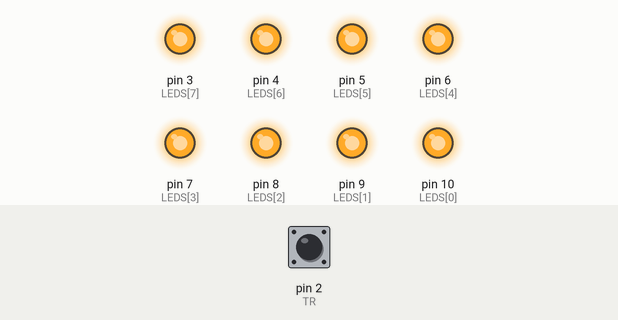
The sketch below on a simulated Arduino Uno, built with avr-gcc and run on an emulated ATmega328P. Parts: output pins drawn as LEDs (lit = HIGH). Inputs (shaded band) come from the test bench; at power-on: pin 2 (TR) LOW.

Above: at 1.2 s.
1.3 s: pin 2 (TR) driven HIGH
At 1.59 s:
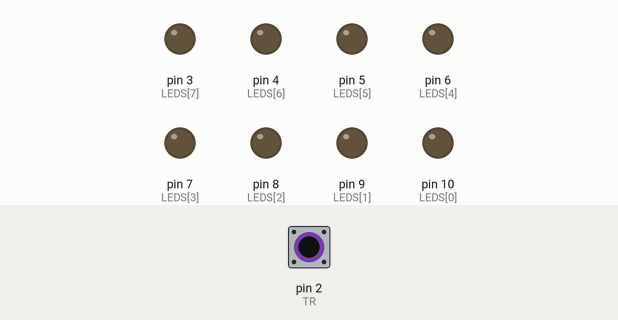
4.3 s: pin 2 (TR) pulsed LOW 2 times (0.12 s each, 0.3 s apart)
At 5.4 s:
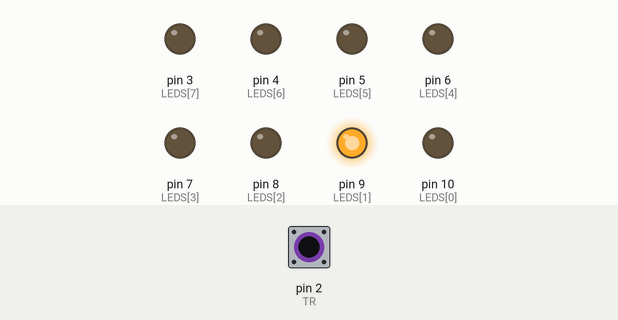
7.3 s: pin 2 (TR) pulsed LOW 5 times (0.12 s each, 0.3 s apart)
At 10.2 s:
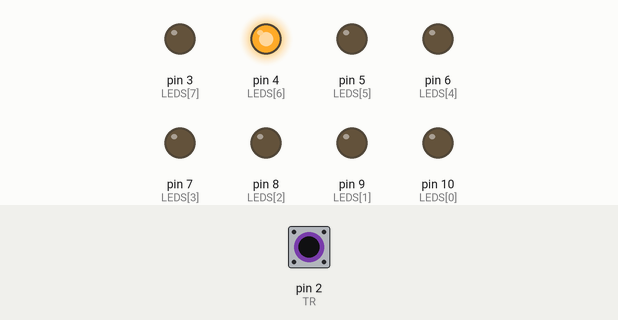
Timing chart, 0 to 11.7 s (numbered marks = the images above; inputs shaded):
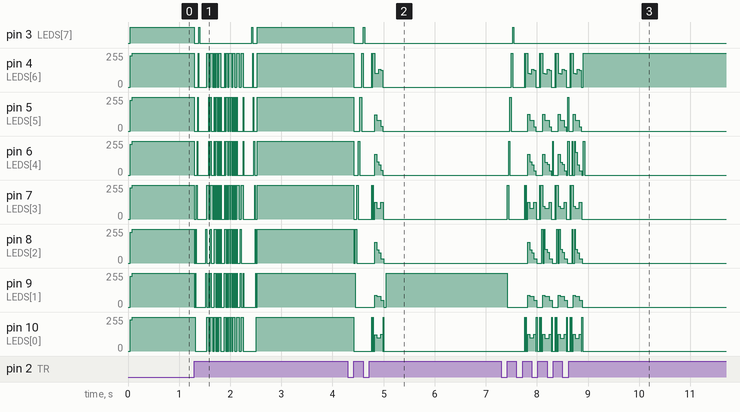

The sketch:

sketch.ino
```cpp
const byte TR = 2;								// Phototransistor pin
const byte LEDS[8] = {10, 9, 8, 7, 6, 5, 4, 3}; //{3, 4, 5, 6, 7, 8, 9, 10}; // LED pins

// Nudes
byte outputArray[100] = {255, 1, 2, 4, 8, 16, 32, 64, 128, 0, 0, 0, 0, 0, 0, 0, 0, 0, 0, 6, 73, 73, 73, 50, 0, 0, 127, 73, 73, 73, 0, 0, 127, 7, 28, 112, 127, 0, 0, 127, 65, 65, 62, 0, 0, 0, 0, 0, 127, 7, 28, 112, 127, 0, 0, 127, 64, 64, 127, 0, 0, 127, 65, 65, 62, 0, 0, 127, 73, 73, 73, 0, 0, 6, 73, 73, 73, 50, 0, 0, 0, 0, 0, 0, 0, 0, 0, 0, 0, 0, 0, 128, 64, 32, 16, 8, 4, 2, 1, 255};
// Test
//byte outputArray[100] = {129, 66, 36, 24, 24, 36, 66, 129, 66, 36, 24, 24, 36, 66, 129, 4, 4, 20, 20, 84, 80, 80, 64, 64, 64, 64, 0, 0, 0, 0, 0, 255, 9, 9, 9, 9, 0, 0, 126, 129, 129, 129, 129, 126, 0, 3, 14, 56, 96, 192, 96, 56, 14, 3, 0, 0, 0, 0, 0, 254, 130, 186, 170, 162, 190, 128, 255, 0, 0, 0, 0, 0, 0, 0, 64, 64, 64, 64, 80, 80, 84, 20, 20, 4, 4, 129, 66, 36, 24, 24, 36, 66, 129, 66, 36, 24, 24, 36, 66, 129};

const unsigned long interruptLapBounceMcs = 50000; // prevent fake interrupts; 0,05s = 1200 RPM MAX; Larger bounce -> Lower Speed
const byte extraStepsOffset = 5;				   // offset to display last array element

volatile bool rotateLap = false;
volatile unsigned long outputIndex = 0;
volatile unsigned long timePerStep = 0;
volatile unsigned long nextStepTime = 0;
volatile unsigned long prevLapStartTime = 0;

void lap()
{
	unsigned long itMicros = micros();
	if (itMicros - prevLapStartTime > interruptLapBounceMcs)
	{
		outputIndex = 0;												  // reset output index
		rotateLap = true;												  // trigger rotation
		unsigned long lapTime = itMicros - prevLapStartTime;			  // calculate previous lap time
		timePerStep = lapTime / (sizeof(outputArray) + extraStepsOffset); // one step time = (lap / (128 + delta)
		prevLapStartTime = itMicros;									  // recotd new lap start time
		nextStepTime = itMicros + timePerStep;							  // set next step time
	}
}

void rotate()
{
	byte tmp = outputArray[0];
	for (int i = 0; i < sizeof(outputArray) - 1; i++)
		outputArray[i] = outputArray[i + 1];
	outputArray[sizeof(outputArray) - 1] = tmp;
}

void setup()
{
	pinMode(TR, INPUT);										 // phototransistor init
	attachInterrupt(digitalPinToInterrupt(TR), lap, RISING); // phototransistor (new lap checker) interrupt

	for (int i = 0; i < sizeof(LEDS); i++)
		pinMode(LEDS[i], OUTPUT); // leds init

	//for (int i = 0; i < sizeof(outputArray); i++)
	//outputArray[i] = i + 1;
}

void loop()
{
	unsigned long loopMicros = micros();
	if ((loopMicros >= nextStepTime) && (outputIndex < sizeof(outputArray) - 1))
	{ // current outputArray step update
		nextStepTime = loopMicros + timePerStep;
		outputIndex++;
	}

	if (rotateLap)
	{ // text rotation
		rotate();
		rotateLap = false;
	}

	for (int i = 0; i < sizeof(LEDS); i++) // output cycle
		digitalWrite(LEDS[i], ((1 << i) & outputArray[outputIndex]) != 0);
}
```

Measured:
- after the input at 1.3 s, pin 3 (LEDS[7]): goes LOW 0.09 s, HIGH 0.01 s, LOW 1.0 s, HIGH 0.01 s, LOW 0.09 s, then HIGH, starting at once
- after the input at 4.3 s, pin 3 (LEDS[7]): HIGH → LOW after 0.12 s, → HIGH 0.18 s later, → LOW 0.03 s later; pin 5 (LEDS[5]): 255/255 → 0/255 after 0.12 s, → 80/255 0.41 s later, → 0/255 0.12 s later
- after the input at 7.3 s, pin 3 (LEDS[7]): LOW → HIGH after 0.22 s, → LOW 0.03 s later; pin 9 (LEDS[1]): ramps from 88/255 to 0/255 and jumps back, once every 0.30 s
